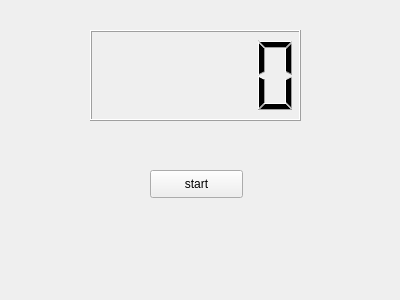
<?xml version="1.0" encoding="UTF-8"?>
<ui version="4.0">
 <class>MyWidget</class>
 <widget class="QWidget" name="MyWidget">
  <property name="geometry">
   <rect>
    <x>0</x>
    <y>0</y>
    <width>400</width>
    <height>300</height>
   </rect>
  </property>
  <property name="windowTitle">
   <string>MyWidget</string>
  </property>
  <widget class="QLCDNumber" name="lcdNumber">
   <property name="geometry">
    <rect>
     <x>90</x>
     <y>30</y>
     <width>211</width>
     <height>91</height>
    </rect>
   </property>
  </widget>
  <widget class="QPushButton" name="pushButton">
   <property name="geometry">
    <rect>
     <x>150</x>
     <y>170</y>
     <width>93</width>
     <height>28</height>
    </rect>
   </property>
   <property name="text">
    <string>start</string>
   </property>
  </widget>
 </widget>
 <layoutdefault spacing="6" margin="11"/>
 <resources/>
 <connections/>
</ui>
